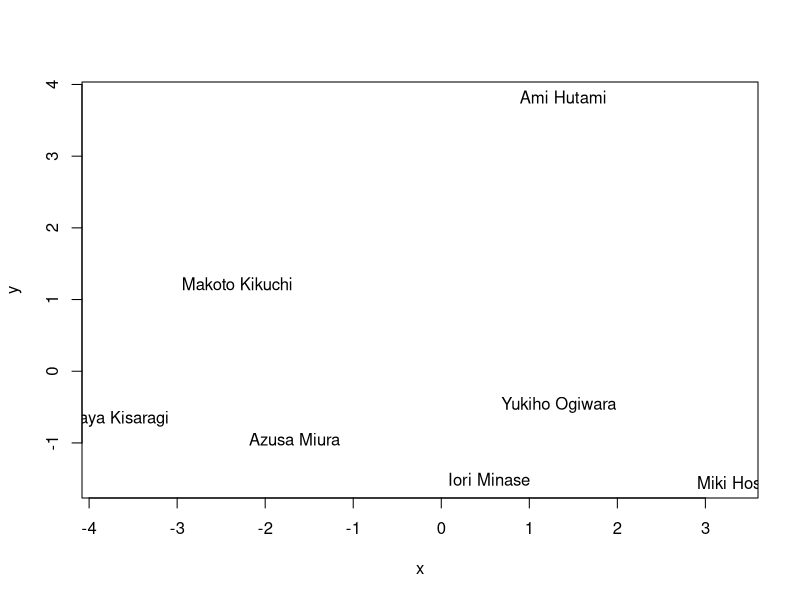

Here is the R script that generated this plot:
#X11()
characters<-c('Ami Hutami', 'Makoto Kikuchi', 'Iori Minase', 'Miki Hosii', 'Yukiho Ogiwara', 'Azusa Miura', 'Chihaya Kisaragi')
d<-matrix(c(0, 3, 5.5, 5, 3, 6, 8,
            3, 0, 2, 4.5, 5.6, 0.3, 3.1,
            5.5, 2, 0, 1, 3.3, 5,6, 4,
            5, 4.5, 1, 0, 4, 9, 5)
, 7, 7)
loc<-cmdscale(d)
loc
x<-loc[,1]
y<-loc[,2]
plot(x, y, type="n")
text(x, y, characters)
#Sys.sleep(10)
